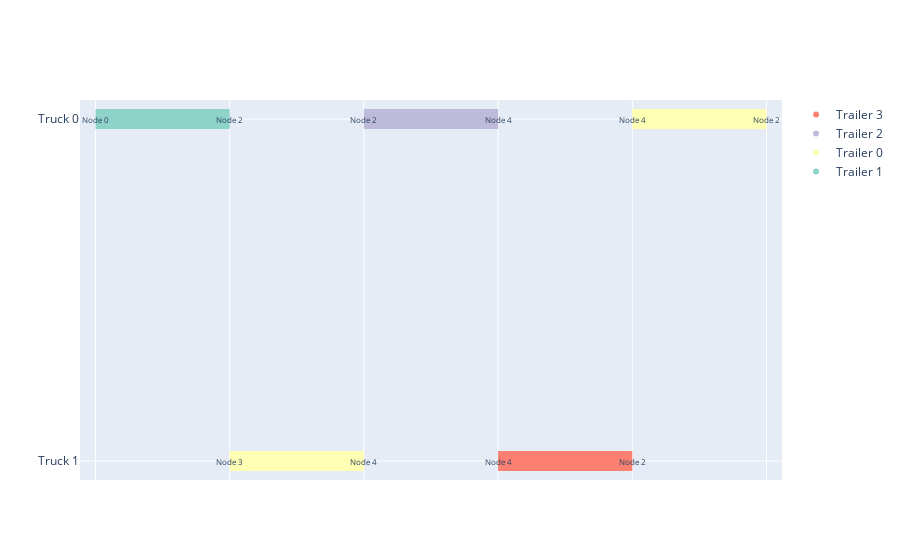

The cell this chart's notebook holds for it:
### Code cell
env = EVRP
dataset = env.make_dataset(
        filename='../instances/example_graph_5_swapping.json'
    )

# Need a dataloader to batch instances
dataloader = DataLoader(dataset, batch_size=1, collate_fn=collate_fn)

# Make var works for dicts
batch = next(iter(dataloader))

# Run the model
model.eval()
model.set_decode_type('greedy')

with torch.no_grad():
    length, _, edges, decision = model(batch[0].copy(), batch[1].copy(), return_pi=True)

edges=edges.permute(1,2,0)
decision=decision.permute(0, 2, 1)

for i, graph in enumerate(batch[1]):
    print("graph_index", i)
    fig, ax = plt.subplots()
    graph.draw(ax=ax, with_labels=True)
    plt.show()

    for edge, d in zip(edges[i], decision[i]):
        fig, ax = plt.subplots()
        print(edge, d)

        graph.clear()
        edge = graph.visit_edge([edge])
        graph.update_attributes(edge)
        graph.draw(ax=ax, with_labels=True)

        plt.show()

    data = edges[0].numpy().astype(int)
    plot_timeline(data)

### Figure 1 — Plotly figure (JSON) as saved in the notebook; plotly's stock layout.template omitted (floating-point values rounded to 4 significant figures)
{"data": [{"hoverinfo": "none", "line": {"color": "rgb(141,211,199)", "width": 20}, "mode": "lines", "name": "Truck 0", "showlegend": false, "type": "scatter", "x": ["1970-01-01T00:00:00", "1970-01-01T01:00:00"], "y": ["Truck 0", "Truck 0"]}, {"hoverinfo": "none", "line": {"color": "rgb(190,186,218)", "width": 20}, "mode": "lines", "name": "Truck 0", "showlegend": false, "type": "scatter", "x": ["1970-01-01T02:00:00", "1970-01-01T03:00:00"], "y": ["Truck 0", "Truck 0"]}, {"hoverinfo": "none", "line": {"color": "rgb(255,255,179)", "width": 20}, "mode": "lines", "name": "Truck 0", "showlegend": false, "type": "scatter", "x": ["1970-01-01T04:00:00", "1970-01-01T05:00:00"], "y": ["Truck 0", "Truck 0"]}, {"hoverinfo": "none", "line": {"color": "rgb(255,255,179)", "width": 20}, "mode": "lines", "name": "Truck 1", "showlegend": false, "type": "scatter", "x": ["1970-01-01T01:00:00", "1970-01-01T02:00:00"], "y": ["Truck 1", "Truck 1"]}, {"hoverinfo": "none", "line": {"color": "rgb(251,128,114)", "width": 20}, "mode": "lines", "name": "Truck 1", "showlegend": false, "type": "scatter", "x": ["1970-01-01T03:00:00", "1970-01-01T04:00:00"], "y": ["Truck 1", "Truck 1"]}, {"legendgroup": "Trailer 1", "marker": {"color": "rgb(141,211,199)"}, "mode": "markers", "name": "Trailer 1", "type": "scatter", "x": [null], "y": [null]}, {"legendgroup": "Trailer 0", "marker": {"color": "rgb(255,255,179)"}, "mode": "markers", "name": "Trailer 0", "type": "scatter", "x": [null], "y": [null]}, {"legendgroup": "Trailer 2", "marker": {"color": "rgb(190,186,218)"}, "mode": "markers", "name": "Trailer 2", "type": "scatter", "x": [null], "y": [null]}, {"legendgroup": "Trailer 3", "marker": {"color": "rgb(251,128,114)"}, "mode": "markers", "name": "Trailer 3", "type": "scatter", "x": [null], "y": [null]}], "layout": {"annotations": [{"align": "center", "arrowhead": 2, "arrowsize": 1.5, "arrowwidth": 1.5, "ax": 20, "ay": 0, "font": {"size": 8}, "showarrow": false, "text": "Node 0", "valign": "bottom", "x": "1970-01-01T00:00:00", "xref": "x", "y": "Truck 0", "yref": "y"}, {"align": "center", "arrowhead": 2, "arrowsize": 1.5, "arrowwidth": 1.5, "ax": -20, "ay": 0, "font": {"size": 8}, "showarrow": false, "text": "Node 2", "valign": "bottom", "x": "1970-01-01T01:00:00", "xref": "x", "y": "Truck 0", "yref": "y"}, {"align": "center", "arrowhead": 2, "arrowsize": 1.5, "arrowwidth": 1.5, "ax": 20, "ay": 0, "font": {"size": 8}, "showarrow": false, "text": "Node 2", "valign": "bottom", "x": "1970-01-01T02:00:00", "xref": "x", "y": "Truck 0", "yref": "y"}, {"align": "center", "arrowhead": 2, "arrowsize": 1.5, "arrowwidth": 1.5, "ax": -20, "ay": 0, "font": {"size": 8}, "showarrow": false, "text": "Node 4", "valign": "bottom", "x": "1970-01-01T03:00:00", "xref": "x", "y": "Truck 0", "yref": "y"}, {"align": "center", "arrowhead": 2, "arrowsize": 1.5, "arrowwidth": 1.5, "ax": 20, "ay": 0, "font": {"size": 8}, "showarrow": false, "text": "Node 4", "valign": "bottom", "x": "1970-01-01T04:00:00", "xref": "x", "y": "Truck 0", "yref": "y"}, {"align": "center", "arrowhead": 2, "arrowsize": 1.5, "arrowwidth": 1.5, "ax": -20, "ay": 0, "font": {"size": 8}, "showarrow": false, "text": "Node 2", "valign": "bottom", "x": "1970-01-01T05:00:00", "xref": "x", "y": "Truck 0", "yref": "y"}, {"align": "center", "arrowhead": 2, "arrowsize": 1.5, "arrowwidth": 1.5, "ax": 20, "ay": 0, "font": {"size": 8}, "showarrow": false, "text": "Node 3", "valign": "bottom", "x": "1970-01-01T01:00:00", "xref": "x", "y": "Truck 1", "yref": "y"}, {"align": "center", "arrowhead": 2, "arrowsize": 1.5, "arrowwidth": 1.5, "ax": -20, "ay": 0, "font": {"size": 8}, "showarrow": false, "text": "Node 4", "valign": "bottom", "x": "1970-01-01T02:00:00", "xref": "x", "y": "Truck 1", "yref": "y"}, {"align": "center", "arrowhead": 2, "arrowsize": 1.5, "arrowwidth": 1.5, "ax": 20, "ay": 0, "font": {"size": 8}, "showarrow": false, "text": "Node 4", "valign": "bottom", "x": "1970-01-01T03:00:00", "xref": "x", "y": "Truck 1", "yref": "y"}, {"align": "center", "arrowhead": 2, "arrowsize": 1.5, "arrowwidth": 1.5, "ax": -20, "ay": 0, "font": {"size": 8}, "showarrow": false, "text": "Node 2", "valign": "bottom", "x": "1970-01-01T04:00:00", "xref": "x", "y": "Truck 1", "yref": "y"}], "legend": {"traceorder": "reversed"}, "showlegend": true, "xaxis": {"showticklabels": false}, "yaxis": {"autorange": "reversed"}}}
